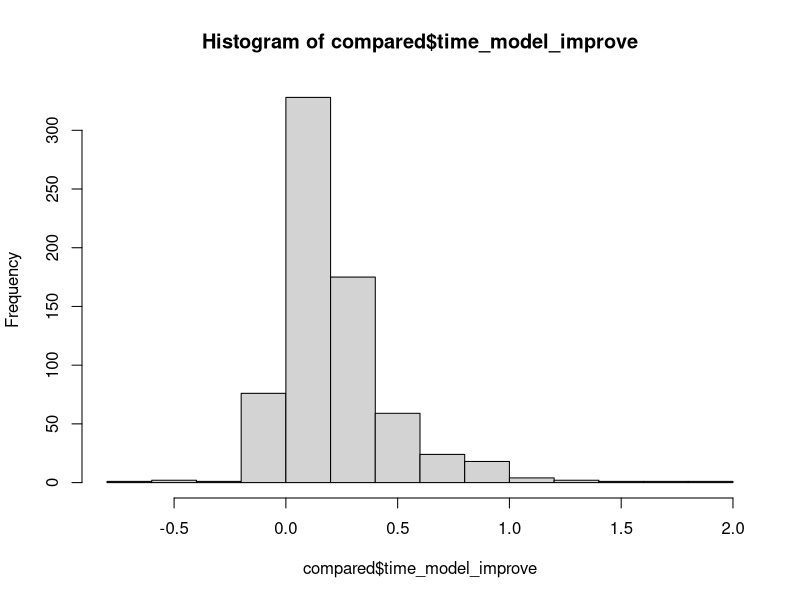
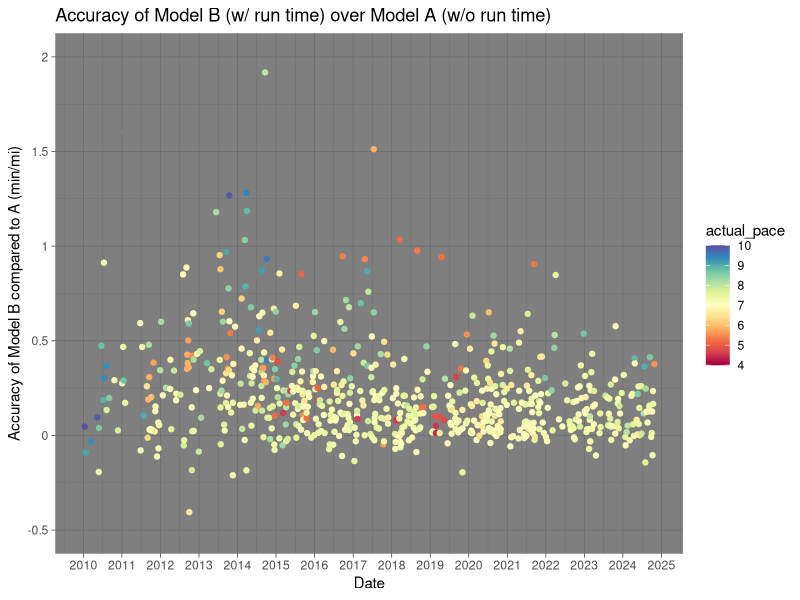
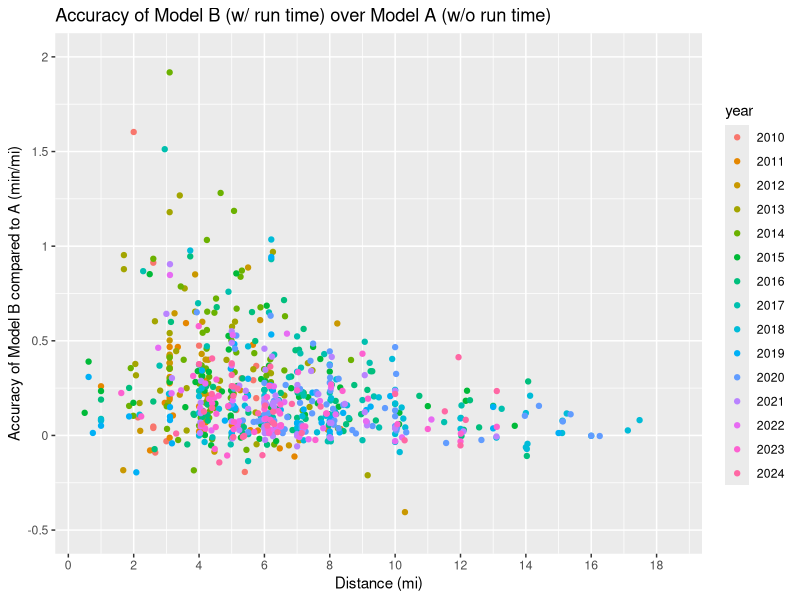

Source code (R) for these figures, in order:
### Running Through Random Forests

##### Setup #####
library(tidyverse)
library(ggplot2)
library(scales)
library(RColorBrewer)
library(randomForest)
require(caTools)
setwd("~/dolwick_project")
r_data <- read_csv("clean.csv")

##### Attempt No. 1 (aka Model A) -- without runtime #####
runs <- r_data[,-3] %>%
  filter(!is.na(pace_min))

sample_run = sample.split(runs$pace_min, SplitRatio = .75)
training = subset(runs, sample_run == TRUE)
testing  = subset(runs, sample_run == FALSE)

rf_run <- randomForest(
  pace_min ~ .,
  data=training,
  importance=TRUE
)
rf_run
#looks like it ran a regression and explained 48% of the variance
  #in the OOP data
print(rf_run$ntree)
  #number of decision trees = 500 (this is default)
print(rf_run$mse)
  #final mse = .45 (higher is worse)
#output showing importance of each feature
print(rf_run$importance)
#           %IncMSE IncNodePurity
# Date    0.4253743      460.3396
# Mileage 0.7311216      588.0173
# higher %IncMSE = more important variable
# for more info on interpreting these data:
  # https://stats.stackexchange.com/questions/162465/in-a-random-forest-is-larger-incmse-better-or-worse


#predicting the pace of my runs I think lol
pred_run = predict(rf_run, newdata=testing[-3])

#looking at the predicted values of each run in the test sample
testingpred <- testing
testingpred$pred <- pred_run

##### Attempt No. 2 (aka Model B) -- with runtime #####
r_data2 <- r_data %>%
  separate(time_corr, c("h", "m", "s"), sep = ":") %>%
  filter(!is.na(pace_min))

r_data2$h <- as.numeric(r_data2$h)
r_data2$m <- as.numeric(r_data2$m)
r_data2$s <- as.numeric(r_data2$s)

runs2 <- r_data2 %>%
  mutate(runtime_min = 60*h + m + s/60) %>%
  select(1,2,7,6)

sample_run2 = sample.split(runs2$pace_min, SplitRatio = .75)
training2 = subset(runs2, sample_run == TRUE)
testing2  = subset(runs2, sample_run == FALSE)

rf_run2 <- randomForest(
  pace_min ~ .,
  data=training2,
  importance=TRUE
)
rf_run2
  #80.97% var explained ... WAY better than last time
print(rf_run2$mse)
  #final mse = .16 ... WAY better than last time
print(rf_run2$importance)
#            %IncMSE IncNodePurity
# Date    0.17894620     146.93419
# Mileage 0.71264641     238.39583
# h       0.32321526      34.68238
# m       1.04332152     207.14858
# s       0.01125933      49.66407
# the runtime variable was unsurprisingly hugely important
# mileage was also very important, which also makes sense

#predicting the pace of my runs
pred_run2 = predict(rf_run2, newdata=testing2[-4])

#looking at the predicted values of each run in the test sample
testingpred2 <- testing2
testingpred2$pred_w_time <- pred_run2

##### Comparing the Two Models #####
compare <- full_join(testingpred, testingpred2)
compare <- compare %>% select(1:2,5,3:4,6)

colnames(compare)[4] <- "actual_pace"
colnames(compare)[5] <- "rfpred_pace"
colnames(compare)[6] <- "rfpred_pace_w_time"

compared <- compare %>%
  mutate(wo_time_error = abs(rfpred_pace - actual_pace)) %>%
  mutate(w_time_error = abs(rfpred_pace_w_time - actual_pace)) %>%
  mutate(time_model_improve = wo_time_error - w_time_error)

##### Graphing the Model Comparisons #####
hist(compared$time_model_improve)

myPalette <- colorRampPalette(brewer.pal(11, "Spectral"))
sc <- scale_colour_gradientn(colors = myPalette(100), limits=c(4, 10))

ggplot(data = compared) + 
  geom_point(mapping = aes(x = Date, y = time_model_improve,
                           color = actual_pace)) + 
  sc +
  theme_dark() +
  scale_x_date(breaks = "years", date_labels = "20%y") +
  scale_y_continuous(name = "Accuracy of Model B compared to A (min/mi)",
                     breaks = c(-0.5,0,0.5,1,1.5,2), 
                     labels = c(-0.5,0,0.5,1,1.5,2),
                     limits = c(-0.5,2)) +
  ggtitle("Accuracy of Model B (w/ run time) over Model A (w/o run time) ")


compared_A <- compared %>%
  separate(Date, c("year", "month", "day"), sep = "-")

ggplot(data = compared_A) + 
  geom_point(mapping = aes(x = Mileage, y = time_model_improve,
                           color = year)) +
  scale_x_continuous(name = "Distance (mi)",
                     breaks = c(0,2,4,6,8,10,12,14,16,18), 
                     labels = c(0,2,4,6,8,10,12,14,16,18),
                     limits = c(0.5,18.5)) +
  scale_y_continuous(name = "Accuracy of Model B compared to A (min/mi)",
                     breaks = c(-0.5,0,0.5,1,1.5,2), 
                     labels = c(-0.5,0,0.5,1,1.5,2),
                     limits = c(-0.5,2)) +
  ggtitle("Accuracy of Model B (w/ run time) over Model A (w/o run time) ")
